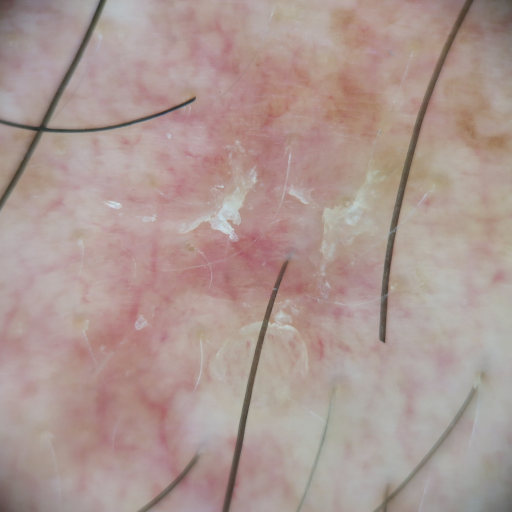
#> input picture program/images/original/train/bcc/bcc00001.jpg, 1024 x 1024 px (shown at 1/2 size)
$ python -i functions.py   (imports and definitions only)
#> lines starting #> are read from the running program, lines starting #| are printed output that depends on the picture
#> further down, picture is the input picture: shape (1024, 1024, 3); mean B, G, R 146.7, 151.7, 171.7
import numpy as np

import cv2 as cv
import pathlib
import os
from skimage import io, img_as_bool
import matplotlib.pyplot as plt
from matplotlib.widgets import Slider

from sklearn.mixture import GaussianMixture
from scipy.stats import multivariate_normal
from itertools import combinations


import random
import math as math


# ------------ STRING
# [7 lines left out: function str2int_padded, not called in this run]

def get_str_list(from_value, to_value):
    return [str(i) for i in range(from_value, to_value+1)]


# ------------ OS FOLDERS
def get_base_folder():
    return str(pathlib.Path(__file__).parent.resolve()).replace(os.sep, "/")

# [80 lines left out: functions create_folders, verify_folder, verify_file, compute_Lab_chroma_img, compute_image_mean_channels, img_float2unit8 and 2 more, not called in this run]

# ------------ INTERPOLATIONS
def linear_interpolation(value, initial, final):
    return initial + (final - initial) * value

# ------------ SCALE IMAGES VALUES
# [25 lines left out: functions scale_image_values, get_resize_dimensions, not called in this run]


def resize(img, scale):
    return cv.resize(img, get_resize_dimensions(img, scale))


def horizontal_resize(img, w=512, force_h=None, interpolation=None):
#> called with w = 256, interpolation = 0
    if img is None:
        return None
    if w is None:
        return img.copy()

    height, width = img.shape[0], img.shape[1]
#> height = 1024; width = 1024
    scale_factor = w / width
#> scale_factor = 0.25
    new_width = w
    new_height = int(height * scale_factor)
#> new_height = 256
    if force_h is not None:
        new_height += force_h - new_height

    if interpolation is not None:
        resized_image = cv.resize(img, (new_width, new_height), interpolation=interpolation)
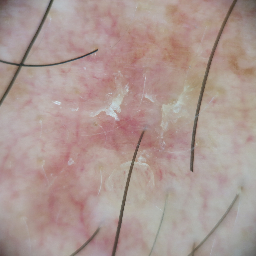
#> resized_image: shape (256, 256, 3); mean B, G, R 146.6, 151.7, 171.7
    else:
        resized_image = cv.resize(img, (new_width, new_height))
    return resized_image

# ------------ SHOW IMAGES
def imgshow(name, img, scale=1):
    cv.imshow(name, resize(img, scale))

# [178 lines left out: functions imgshow_matplotlib, imgshow_3D, show_stacked_imgs, get_contours, draw_contours, resize_contours and 6 more, not called in this run]


# ------------ MASKS
def draw_mask(img, mask, thickness=-1, mask_color=(0,255,0)):
    contours,_ = cv.findContours(mask, cv.RETR_EXTERNAL, cv.CHAIN_APPROX_SIMPLE)
    return draw_contours(img, contours, thickness=thickness, color=mask_color, contour_id=-1)

# [46 lines left out: functions apply_mask, add_patch, create_circle_mask, create_contours_mask, get_values_in_mask, draw_roi and 1 more, not called in this run]

def get_roi(img, roi):
    return img[roi[1]:roi[3], roi[0]:roi[2]]


# [35 lines left out: functions create_roi_coords, get_contained_circle_in_roi, get_img_centered_circle, get_gradient_img, compute_laplacian_of_gaussian, not called in this run]

def sharp_edges(img):
    kernel = np.array([[-1,-1,-1], [-1,9,-1], [-1,-1,-1]])
    return cv.filter2D(img, -1, kernel)


# ------------ CONTRAST ENHANCEMENT
# [15 lines left out: functions gamma_correction, resize_circle, not called in this run]

def resize_rectangle(rect, sf):
    return (int(rect[0]*sf), int(rect[1]*sf), int(rect[2]*sf), int(rect[3]*sf))

# [5 lines left out: function resize_rectangles, not called in this run]

def draw_circle(img, circle, color=(0,0,255), thickness=-1):
    img_copy = get_color_copy(img)
    return cv.circle(img_copy, circle[0], circle[1], color, thickness)

def draw_point(img, point, radius=2, color=(0,0,255), thickness=-1):
    img_copy = get_color_copy(img)
    return draw_circle(img_copy, (point, radius), color, thickness)

# [10 lines left out: functions draw_points, draw_line, not called in this run]

def draw_hline(img, y_coord, color=(255,255,255), thickness=1):
    return draw_line(img, (0, y_coord, img.shape[1], y_coord), color=color, thickness=thickness)

def draw_vline(img, x_coord, color=(255,255,255), thickness=1):
    return draw_line(img, (x_coord, 0, img.shape[0], x_coord), color=color, thickness=thickness)

# [290 lines left out: functions get_contained_circle, get_circle_points, create_trackbars, get_trackbars_values, calculate_dice, sort_list and 16 more, not called in this run]


# ------------ MORPHOLOGICAL OPERATIONS
def fast_morph(img, morph="erode", kernel_size=5,  w_size=256):
    img_resized = horizontal_resize(img, w=256, interpolation=cv.INTER_NEAREST)
    kernel = cv.getStructuringElement(cv.MORPH_ELLIPSE, (kernel_size, kernel_size))

    if morph == "erode":
        img_morph = cv.erode(img_resized, kernel, iterations=1)
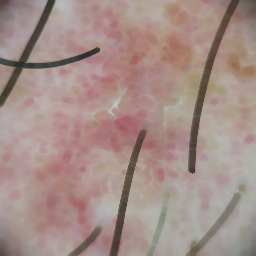
#> img_morph: shape (256, 256, 3); mean B, G, R 136.4, 142.1, 164.5
    elif morph == "dilate":
        img_morph = cv.dilate(img_resized, kernel, iterations=1)

    img_morph = horizontal_resize(img_morph, w=img.shape[1], force_h=img.shape[0], interpolation=cv.INTER_NEAREST)

    return img_morph


# [15 lines left out: function plot_images, not called in this run]

>>> import cv2
>>> picture = cv2.imread('../../images/original/train/bcc/bcc00001.jpg')
>>> result = fast_morph(picture)

$ run again, on program/images/original/train/bcc/bcc00002.jpg
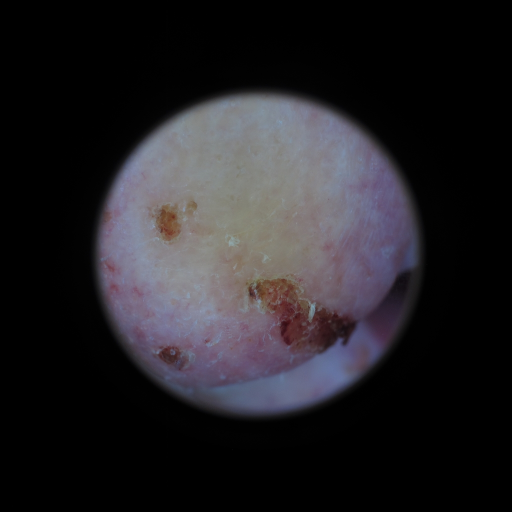
#> input picture program/images/original/train/bcc/bcc00002.jpg, 1024 x 1024 px (shown at 1/2 size)
#> picture is the input picture: shape (1024, 1024, 3); mean B, G, R 37.5, 33.8, 35.7
#> in horizontal_resize, `resized_image = cv.resize(img, (new_width, new_height), interpolation=..`:
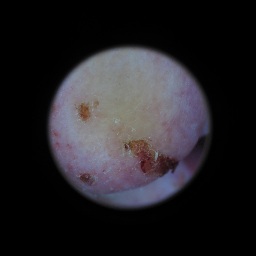
#> resized_image: shape (256, 256, 3); mean B, G, R 37.5, 33.8, 35.7
#> in fast_morph, `img_morph = cv.erode(img_resized, kernel, iterations=1)`:
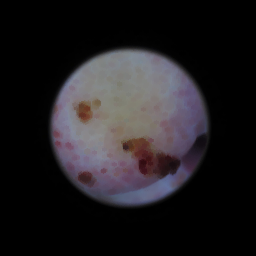
#> img_morph: shape (256, 256, 3); mean B, G, R 32.8, 30, 32.6
#> resized_image: shape (1024, 1024, 3)

$ run again, on program/images/original/train/bcc/bcc00007.jpg
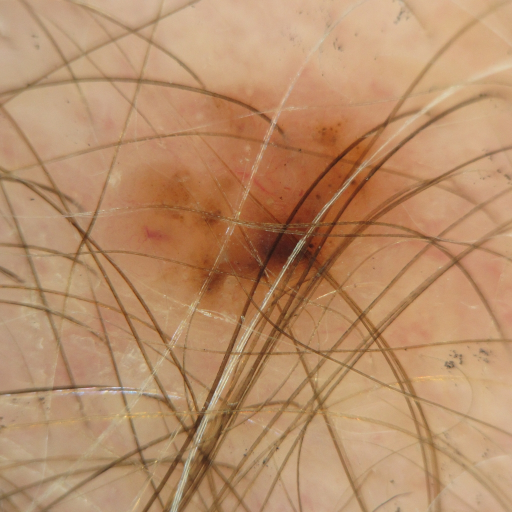
#> input picture program/images/original/train/bcc/bcc00007.jpg, 1024 x 1024 px (shown at 1/2 size)
#> picture is the input picture: shape (1024, 1024, 3); mean B, G, R 104.9, 141.6, 184
#> in horizontal_resize, `resized_image = cv.resize(img, (new_width, new_height), interpolation=..`:
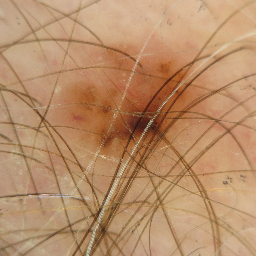
#> resized_image: shape (256, 256, 3); mean B, G, R 104.8, 141.6, 183.9
#> in fast_morph, `img_morph = cv.erode(img_resized, kernel, iterations=1)`:
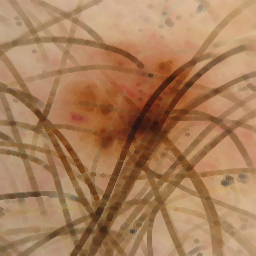
#> img_morph: shape (256, 256, 3); mean B, G, R 88.9, 125.7, 168.5
#> resized_image: shape (1024, 1024, 3)
